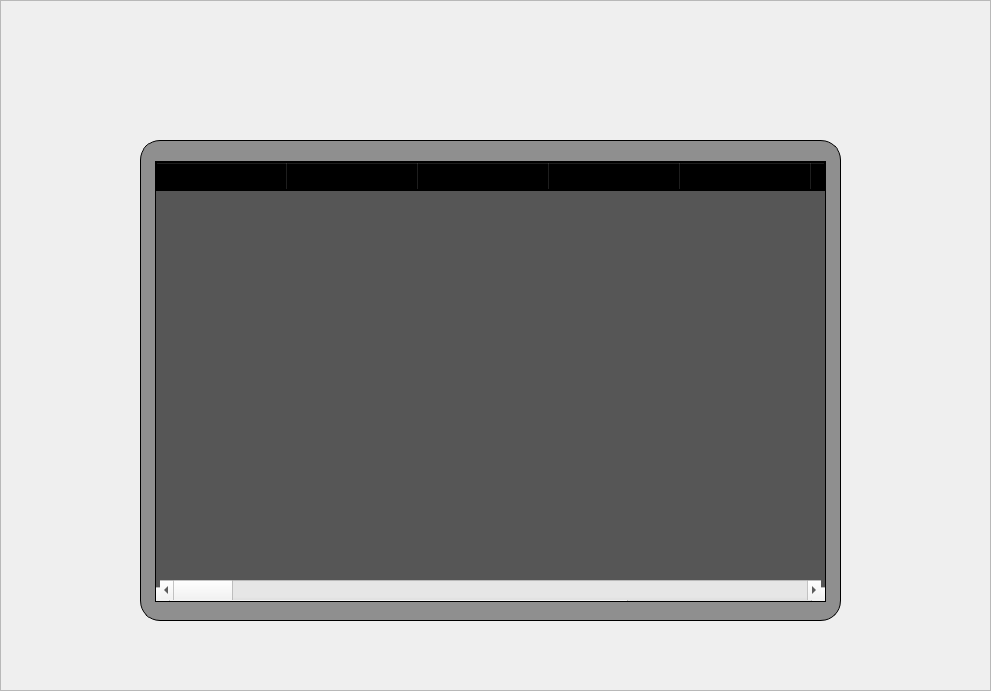
<?xml version="1.0" encoding="UTF-8"?>
<ui version="4.0">
 <class>Form</class>
 <widget class="QWidget" name="Form">
  <property name="geometry">
   <rect>
    <x>0</x>
    <y>0</y>
    <width>991</width>
    <height>691</height>
   </rect>
  </property>
  <property name="windowTitle">
   <string>Form</string>
  </property>
  <widget class="QFrame" name="frame">
   <property name="geometry">
    <rect>
     <x>0</x>
     <y>0</y>
     <width>991</width>
     <height>691</height>
    </rect>
   </property>
   <property name="cursor">
    <cursorShape>ArrowCursor</cursorShape>
   </property>
   <property name="styleSheet">
    <string notr="true">QFrame{
	background-image: url(:/images/bg2.jpeg)
}</string>
   </property>
   <property name="frameShape">
    <enum>QFrame::StyledPanel</enum>
   </property>
   <property name="frameShadow">
    <enum>QFrame::Raised</enum>
   </property>
   <widget class="QFrame" name="frame_2">
    <property name="geometry">
     <rect>
      <x>140</x>
      <y>140</y>
      <width>701</width>
      <height>481</height>
     </rect>
    </property>
    <property name="font">
     <font>
      <pointsize>16</pointsize>
     </font>
    </property>
    <property name="styleSheet">
     <string notr="true">QFrame{
	background: rgba(0, 0, 0, 0.4);
	border: 1px solid;
	border-radius: 20px;
}

QLabel{
	background-color: transparent;
	border: 0px;
}

QLineEdit{
	border: 0px;
	border-radius: 3px;
}

QComboBox{
	font-size: 16px;
}

QPushButton{
	background-color: white;
	border-radius: 10px;
}</string>
    </property>
    <property name="frameShape">
     <enum>QFrame::StyledPanel</enum>
    </property>
    <property name="frameShadow">
     <enum>QFrame::Raised</enum>
    </property>
    <widget class="QTableWidget" name="tableWidget">
     <property name="geometry">
      <rect>
       <x>15</x>
       <y>21</y>
       <width>671</width>
       <height>441</height>
      </rect>
     </property>
     <property name="font">
      <font>
       <pointsize>16</pointsize>
      </font>
     </property>
     <property name="styleSheet">
      <string notr="true">QTableWidget{
	border-radius: 0px;
}</string>
     </property>
     <attribute name="horizontalHeaderDefaultSectionSize">
      <number>131</number>
     </attribute>
     <column>
      <property name="text">
       <string>Código</string>
      </property>
      <property name="font">
       <font>
        <pointsize>16</pointsize>
        <weight>75</weight>
        <bold>true</bold>
       </font>
      </property>
     </column>
     <column>
      <property name="text">
       <string>Nome</string>
      </property>
      <property name="font">
       <font>
        <pointsize>16</pointsize>
        <weight>75</weight>
        <bold>true</bold>
       </font>
      </property>
     </column>
     <column>
      <property name="text">
       <string>Duraçao</string>
      </property>
      <property name="font">
       <font>
        <pointsize>16</pointsize>
        <weight>75</weight>
        <bold>true</bold>
       </font>
      </property>
     </column>
     <column>
      <property name="text">
       <string>Gênero</string>
      </property>
      <property name="font">
       <font>
        <pointsize>16</pointsize>
        <weight>75</weight>
        <bold>true</bold>
       </font>
      </property>
     </column>
     <column>
      <property name="text">
       <string>Audio</string>
      </property>
      <property name="font">
       <font>
        <pointsize>16</pointsize>
        <weight>75</weight>
        <bold>true</bold>
       </font>
      </property>
     </column>
     <column>
      <property name="text">
       <string>Classificação</string>
      </property>
      <property name="font">
       <font>
        <pointsize>16</pointsize>
        <weight>75</weight>
        <bold>true</bold>
       </font>
      </property>
     </column>
     <column>
      <property name="text">
       <string>Estado</string>
      </property>
      <property name="font">
       <font>
        <pointsize>16</pointsize>
        <weight>75</weight>
        <bold>true</bold>
       </font>
      </property>
     </column>
    </widget>
    <widget class="QScrollBar" name="horizontalScrollBar">
     <property name="geometry">
      <rect>
       <x>20</x>
       <y>440</y>
       <width>661</width>
       <height>20</height>
      </rect>
     </property>
     <property name="orientation">
      <enum>Qt::Horizontal</enum>
     </property>
    </widget>
   </widget>
  </widget>
 </widget>
 <resources/>
 <connections/>
</ui>
